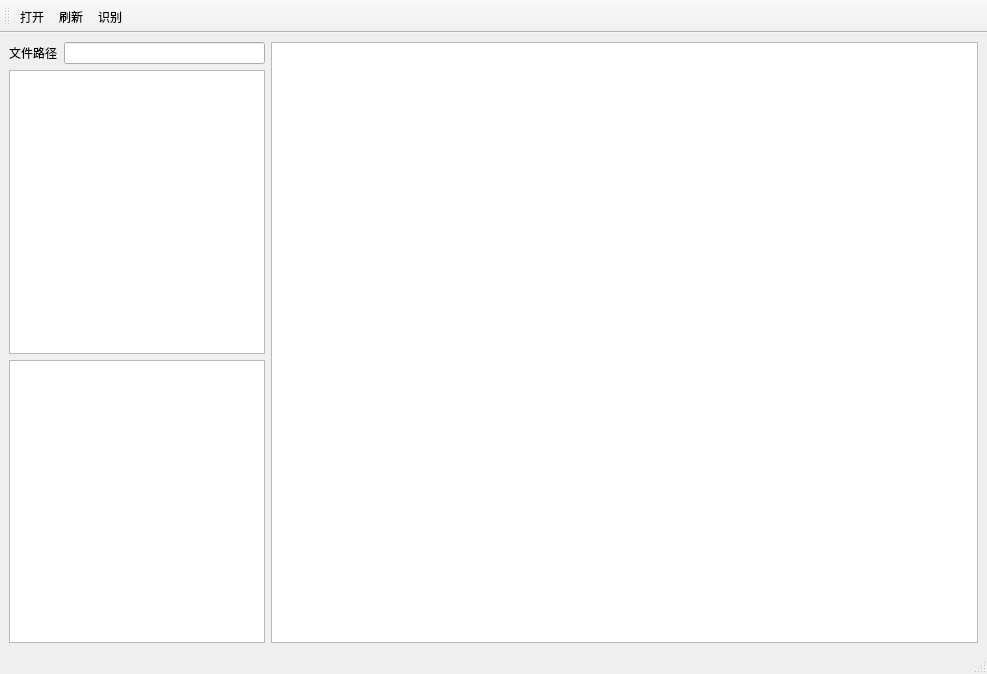
<?xml version="1.0" encoding="UTF-8"?>
<ui version="4.0">
 <class>MainWindow</class>
 <widget class="QMainWindow" name="MainWindow">
  <property name="geometry">
   <rect>
    <x>0</x>
    <y>0</y>
    <width>987</width>
    <height>674</height>
   </rect>
  </property>
  <property name="windowTitle">
   <string>血细胞五分类识别</string>
  </property>
  <property name="toolButtonStyle">
   <enum>Qt::ToolButtonStyle::ToolButtonTextUnderIcon</enum>
  </property>
  <widget class="QWidget" name="centralwidget">
   <layout class="QGridLayout" name="gridLayout">
    <item row="0" column="0">
     <layout class="QHBoxLayout" name="horizontalLayout_3" stretch="0,2">
      <item>
       <layout class="QVBoxLayout" name="verticalLayout">
        <item>
         <layout class="QHBoxLayout" name="horizontalLayout">
          <item>
           <widget class="QLabel" name="label">
            <property name="text">
             <string>文件路径</string>
            </property>
           </widget>
          </item>
          <item>
           <widget class="QLineEdit" name="leFilePath"/>
          </item>
         </layout>
        </item>
        <item>
         <widget class="QListView" name="lvFileName"/>
        </item>
        <item>
         <widget class="QTextEdit" name="teShowInfo"/>
        </item>
       </layout>
      </item>
      <item>
       <widget class="QGraphicsView" name="graphicsView"/>
      </item>
     </layout>
    </item>
   </layout>
  </widget>
  <widget class="QMenuBar" name="menubar">
   <property name="geometry">
    <rect>
     <x>0</x>
     <y>0</y>
     <width>987</width>
     <height>33</height>
    </rect>
   </property>
  </widget>
  <widget class="QStatusBar" name="statusbar"/>
  <widget class="QToolBar" name="toolBar">
   <property name="windowTitle">
    <string>toolBar</string>
   </property>
   <attribute name="toolBarArea">
    <enum>TopToolBarArea</enum>
   </attribute>
   <attribute name="toolBarBreak">
    <bool>false</bool>
   </attribute>
   <property name="iconSize">
    <size>
     <width>32</width>
     <height>32</height>
    </size>
   </property>
   <addaction name="action_open"/>
   <addaction name="action_refresh"/>
   <addaction name="action_recognize"/>
  </widget>
  <action name="action_open">
   <property name="text">
    <string>打开</string>
   </property>
   <property name="toolTip">
    <string>打开图片文件</string>
   </property>
   <property name="statusTip">
    <string>打开一张血细胞图片</string>
   </property>
   <property name="shortcut">
    <string>Ctrl+O</string>
   </property>
   <property name="menuRole">
    <enum>QAction::MenuRole::NoRole</enum>
   </property>
  </action>
  <action name="action_refresh">
   <property name="icon">
    <iconset resource="images.qrc">
     <normaloff>:/icons/refresh.png</normaloff>:/icons/refresh.png</iconset>
   </property>
   <property name="text">
    <string>刷新</string>
   </property>
   <property name="toolTip">
    <string>刷新当前目录图片列表</string>
   </property>
   <property name="statusTip">
    <string>重新扫描当前目录中的图片</string>
   </property>
   <property name="shortcut">
    <string>F5</string>
   </property>
   <property name="menuRole">
    <enum>QAction::MenuRole::NoRole</enum>
   </property>
  </action>
  <action name="action_recognize">
   <property name="icon">
    <iconset resource="images.qrc">
     <normaloff>:/icons/identy.png</normaloff>:/icons/identy.png</iconset>
   </property>
   <property name="text">
    <string>识别</string>
   </property>
   <property name="toolTip">
    <string>识别当前选中的图片</string>
   </property>
   <property name="statusTip">
    <string>使用血细胞模型识别当前图片</string>
   </property>
   <property name="shortcut">
    <string>Ctrl+R</string>
   </property>
   <property name="menuRole">
    <enum>QAction::MenuRole::NoRole</enum>
   </property>
  </action>
 </widget>
 <resources>
  <include location="images.qrc"/>
 </resources>
 <connections/>
</ui>
